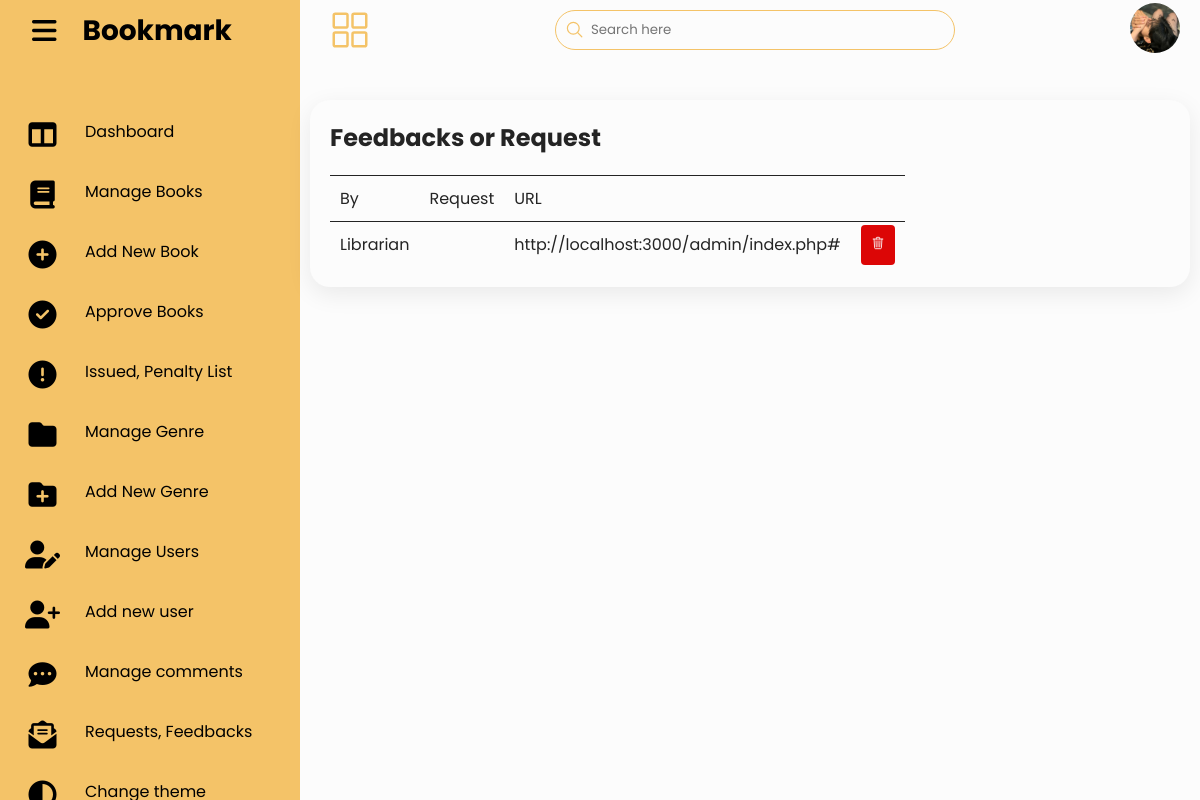
The page /admin/feedbacks.php (signed in) on the database its author committed.
### tables this page shows
CREATE TABLE `users` (
  `id` int(11) NOT NULL,
  `name` varchar(50) NOT NULL,
  `username` varchar(50) NOT NULL,
  `email` varchar(50) NOT NULL,
  `password` varchar(255) NOT NULL,
  `avatar` varchar(255) NOT NULL,
  `utype` varchar(11) NOT NULL,
  `address` text NOT NULL,
  `phone` int(11) NOT NULL,
  `is_admin` int(1) NOT NULL,
  `is_dark` int(1) NOT NULL
);

CREATE TABLE `feedbacks` (
  `id` int(11) NOT NULL,
  `request` text NOT NULL,
  `url` text NOT NULL,
  `user_id` int(11) NOT NULL
);

### admin/feedbacks.php (the view, shortened to what this page needs)
<?php
        include 'partials/header.php';
        $user_id = $_SESSION['user_id'];
        $imagequery = "SELECT * from users  where id = '$user_id' ";
        $imageresult = mysqli_query($connection, $imagequery);
        $user = mysqli_fetch_assoc($imageresult);
    ?>
        <?php include 'partials/main.php' ?>
            <?php
                $feedbacks_query = "SELECT * FROM feedbacks";
                $feedbacks_result = mysqli_query($connection, $feedbacks_query);
            ?>
            <div class="table">
                <div class="table-list">
                    <div class="table-header">
                        <h2>Feedbacks or Request</h2>
                    </div>
                    <table>
                        <thead>
                            <tr>
                                <td>By</td>
                                <td>Request</td>
                                <td>URL</td>
                            </tr>
                        </thead>
                        <tbody>
                            <?php while ($feedbacks = mysqli_fetch_assoc($feedbacks_result)) :  ?>
                            <?php $request_user = $feedbacks['user_id'];
                                    $fetch = "SELECT * FROM users where id = '$request_user'";
                                    $result = mysqli_query($connection, $fetch);
                                    $fetched = mysqli_fetch_assoc($result);
                            ?>
                            <tr>
                                <td><?= $fetched['username'] ?></td>
                                <td><?= $feedbacks['request'] ?></td>
                                <td><?= $feedbacks['url'] ?></td>
                                <td><a  style="padding: 10px 10px;"  class="delete" href="delete-comment.php?id=<?= $feedbacks['id']?>"><ion-icon class="trash" name="trash-outline"></ion-icon></a></td>
                            </tr>
                            <?php endwhile ?>
                        </tbody>
                    </table>
                </div>
            </div>
        </div>
</body>
</html>

### admin/partials/main.php (shortened to what this page needs)
<div class="main">
            <div class="topbar">
                <div class="toggle">
                    <ion-icon name="grid-outline"></ion-icon>
                </div>
                <div class="search">
                    <label>
                        <input type="text" placeholder="Search here">
                        <ion-icon name="search-outline"></ion-icon>
                    </label>
                </div>
                <div class="user">
                <li>
                    <img src="<?= ROOT_URL. 'images/' . $user['avatar'] ?>" class="profile" />
                    </li>
                </div>
            </div>

### admin/assets/css/form.css (style rules this page uses)
:root { --blue: #ffd68c; --white: #212121; --gray: #f5f5f5; --gray2: #ffffff; --black1: #2222; --black2: #999; }
.light-theme { --blue: #ffd68c; --white: #ffffff; --gray: #242424; --gray2: #000000; --black1: #0d0d0d22; --black2: #ffffff; }
.main .table .table-list table { border-collapse: collapse; }
.main .table .table-list { padding: 20px; background-color: var(--white) ; border-radius: 20px; margin-top: 40px; box-shadow: 0 7px 25px rgba(0, 0, 0, 0.08); }
.main .table .table-list .table-header { display: flex; margin-bottom: 20px; align-items: center; justify-content: space-between; }
.main .table .table-list .table-header h2 { color: var(--gray); }
.main .table .table-list table thead tr td { color: var(--gray); }
.main .table .table-list table thead tr { color: var(--black2); border-bottom: 1px solid var(--gray); }
.main .table .table-list table tbody tr { color: var(--gray); border-bottom: 1px solid var(--gray); }
.main .table .table-list table tr:first-child { border-top: 1px solid var(--gray); }
.main .table .table-list table tr:last-child { border-bottom: none; }
.main .table .table-list table tr td { padding: 10px; }
.main .table .table-list table tr td a { background: #1795ce; padding: 15px 20px; text-decoration: none; color: #212121; border-radius: 4px; transition: all 300ms ease; font-size: 14px; }
.main .table .table-list table tr td .delete { background-color: rgb(220, 6, 6); color: var(--white); }

### admin/assets/css/style.css (style rules this page uses)
* { font-family: "Poppins", sans-serif; margin: 0; padding: 0; box-sizing: border-box; }
:root { --blue: #ffd68c; --white: #212121; --gray: #f5f5f5; --black1: #2222; --black2: #4e4e4e; }
.light-theme { --blue: #f4c368 ; --white: #fcfcfc; --gray: #242424; --gray2: #000000; --black1: #74747422; --black2: #2a2929; }
body { min-height: 100vh; overflow-x: hidden; }
.main { position: absolute; width: calc(100% - 300px); left: 300px; padding:0 10px; min-height: 100vh; background: var(--white); transition: 0.5s; }
.topbar { width: 100%; height: 60px; display: flex; justify-content: space-between; align-items: center; padding: 0 10px; }
.toggle { position: relative; width: 60px; height: 60px; display: flex; justify-content: center; align-items: center; font-size: 2.5rem; cursor: pointer; }
.toggle ion-icon { color: var(--blue); }
.search { position: relative; width: 400px; margin: 0 10px; }
.search label { height: 40px; border-radius: 40px; padding: 5px 20px; padding-left: 35px; display: flex; align-items: center; width: 100%; font-size: 14px; color: white; outline: none; border: 1px solid var(--blue); }
.search label input { width: 80%; outline: 0; color: white; border: 0; color: var(--gray); background-color: var(--white); }
.search label ion-icon { color: var(--blue); position: absolute; top: 10px; left: 10px; font-size: 1.2rem; }
.user { display: flex; align-items: center; gap: 1rem; cursor: pointer; }
.user img { border-radius: 50%; width: 50px; height: 50px; object-fit: cover; }
.user li { list-style-type: none; position: relative; padding: 0.625rem 0 0.5rem; }
.user li .profile { height: 50px; width: 50px; object-fit: cover; object-position: center; border-radius: 50%; cursor: pointer; }

### rows shown on the page
users: avatar (picture)
feedbacks: user.username "Librarian", url "http://localhost:3000/admin/index.php#"
